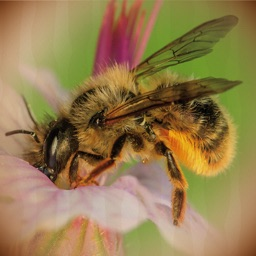
#> input picture datasets/bee_2.jpg, 256 x 256 px
$ jupyter execute notebook.ipynb   (shell and % lines are left out)   (older library calls are emulated)
#> lines starting #> are read from the running program, lines starting #| are printed output that depends on the picture
## 1. Import Python libraries

[cell 1]
from pathlib import Path
from IPython.display import display
import pandas as pd
import numpy as np
from PIL import Image
import matplotlib.pyplot as plt

[cell 2]
# generate test data
test_data = np.random.beta(1,1, size=(100,100,3))

#display test data
plt.imshow(test_data)
#> (this line was passed over: IPython is not available in this run)
plt.show()

## 2. Opening images with PIL

[cell 3]
# open the image
img = Image.open(r'datasets/bee_2.jpg')
#> img is the input picture: PIL image 256x256 RGB; mean R, G, B 149.9, 125.5, 79.3

# Get the image size
img_size = img.size
#> img_size = (256, 256)

print("The image size is: {}".format(img_size))
#| The image size is: (256, 256)

img

## 3. Image manipulation with PIL

[cell 4]
# Crop the image to 25, 25, 75, 75
img_cropped = img.crop((50, 50, 100, 100))
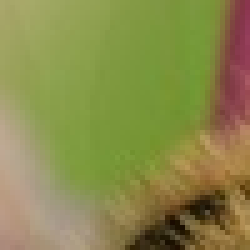
#> img_cropped: PIL image 50x50 RGB (shown 5 times larger); mean R, G, B 137.8, 138, 74.8
display(img_cropped)

# rotate the image by 45 degrees
img_rotated = img.rotate(45,expand=25)
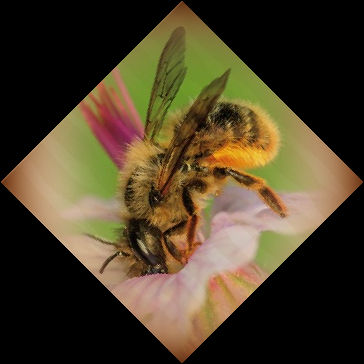
#> img_rotated: PIL image 364x364 RGB; mean R, G, B 74.5, 62.4, 39.4
display(img_rotated)

# flip the image left to right
img_flipped = img.transpose(Image.FLIP_LEFT_RIGHT)
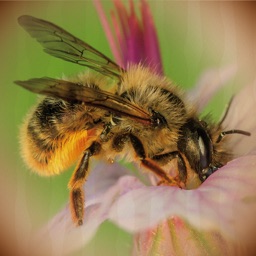
#> img_flipped: PIL image 256x256 RGB; mean R, G, B 149.9, 125.5, 79.3
display(img_flipped)

## 4. Images as arrays of data

[cell 5]
# Turn our image object into a NumPy array
img_data = np.array(img)

# get the shape of the resulting array
img_data_shape = img_data.shape
#> img_data_shape = (256, 256, 3)

print("Our NumPy array has the shape: {}".format(img_data_shape))
#| Our NumPy array has the shape: (256, 256, 3)

# plot the data with `imshow`
plt.imshow(img_data)
#> (this line was passed over: IPython is not available in this run)
plt.show()

# plot the red channel
plt.imshow(img_data[:,:,0], cmap=plt.cm.Reds_r)
#> (this line was passed over: IPython is not available in this run)
plt.show()

# plot the green channel
plt.imshow(img_data[:,:,1], cmap=plt.cm.Greens_r)
#> (this line was passed over: IPython is not available in this run)
plt.show()

# plot the blue channel
plt.imshow(img_data[:,:,2], cmap=plt.cm.Blues_r)
#> (this line was passed over: IPython is not available in this run)
plt.show()

## 5. Explore the color channels

[cell 6]
def plot_kde(channel, color):
    """ Plots a kernel density estimate for the given data.

        `channel` must be a 2d array
        `color` must be a color string, e.g. 'r', 'g', or 'b'
    """
    data = channel.flatten()
    return pd.Series(data).plot.density(c=color)

# create the list of channels
channels = ['r', 'g', 'b']

def plot_rgb(image_data):
    # use enumerate to loop over colors and indexes
    for ix, color in enumerate(channels):
        plot_kde(img_data[:, :, ix], color)

    plt.show()

plot_rgb(img_data)
#> (the call stopped at in plot_kde, `return pd.Series(data).plot.density(c=color)`: IPython is not available in this run)

## 6. Honey bees and bumble bees (i)

[cell 7]
# load bee_12.jpg as honey
honey = Image.open('datasets/bee_12.jpg')
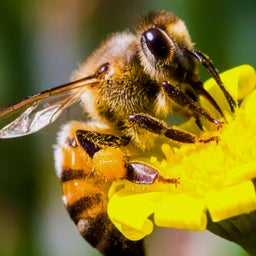
#> input picture datasets/bee_12.jpg, 256 x 256 px
#> honey is the input picture: PIL image 256x256 RGB; mean R, G, B 133.1, 116.8, 39.1

# display the honey bee image
display(honey)

# NumPy array of the honey bee image data
honey_data = np.array(honey)

# plot the rgb densities for the honey bee image
plot_rgb(honey_data)
#> (the call stopped at in plot_kde, `return pd.Series(data).plot.density(c=color)`: IPython is not available in this run)
